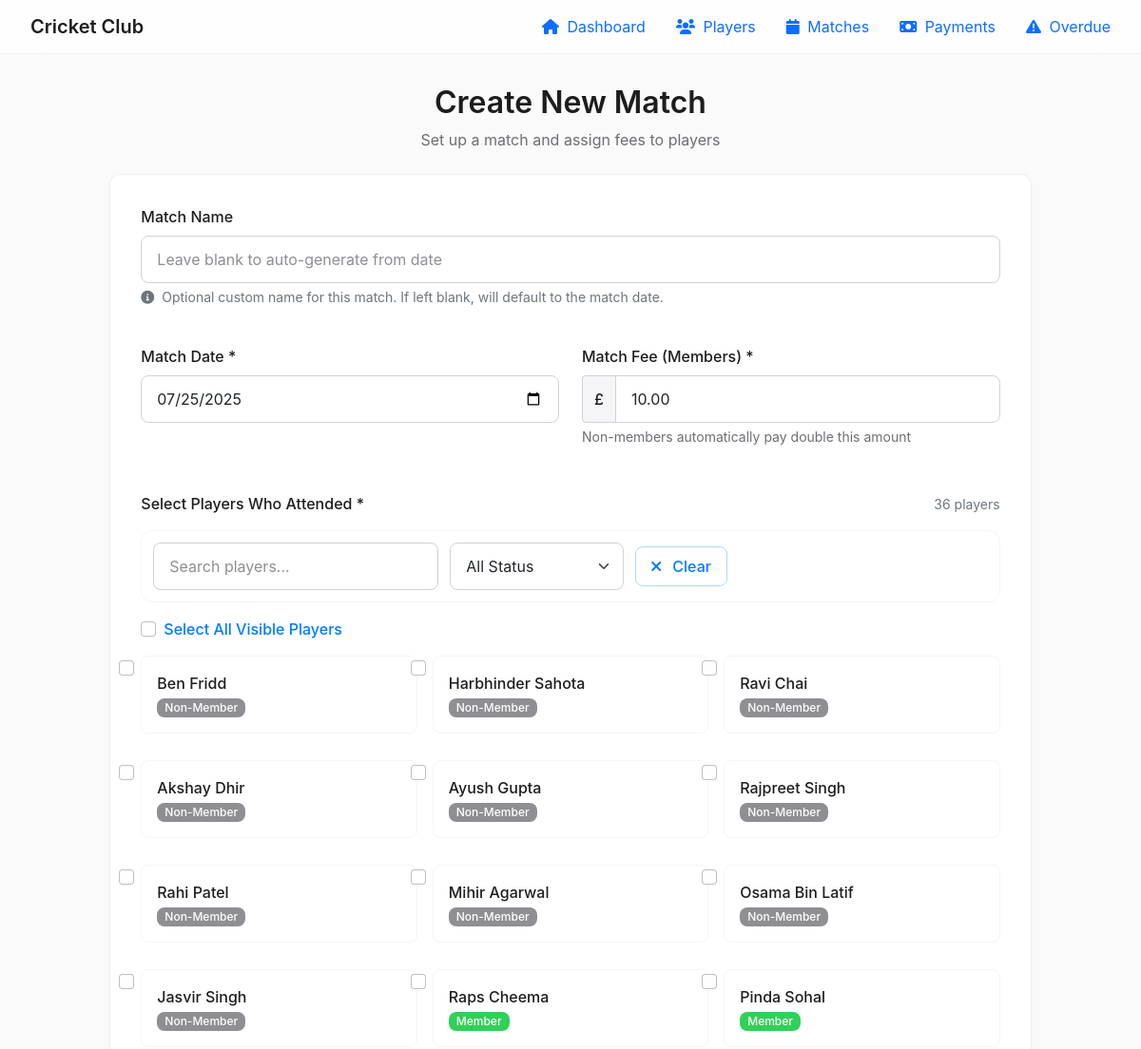
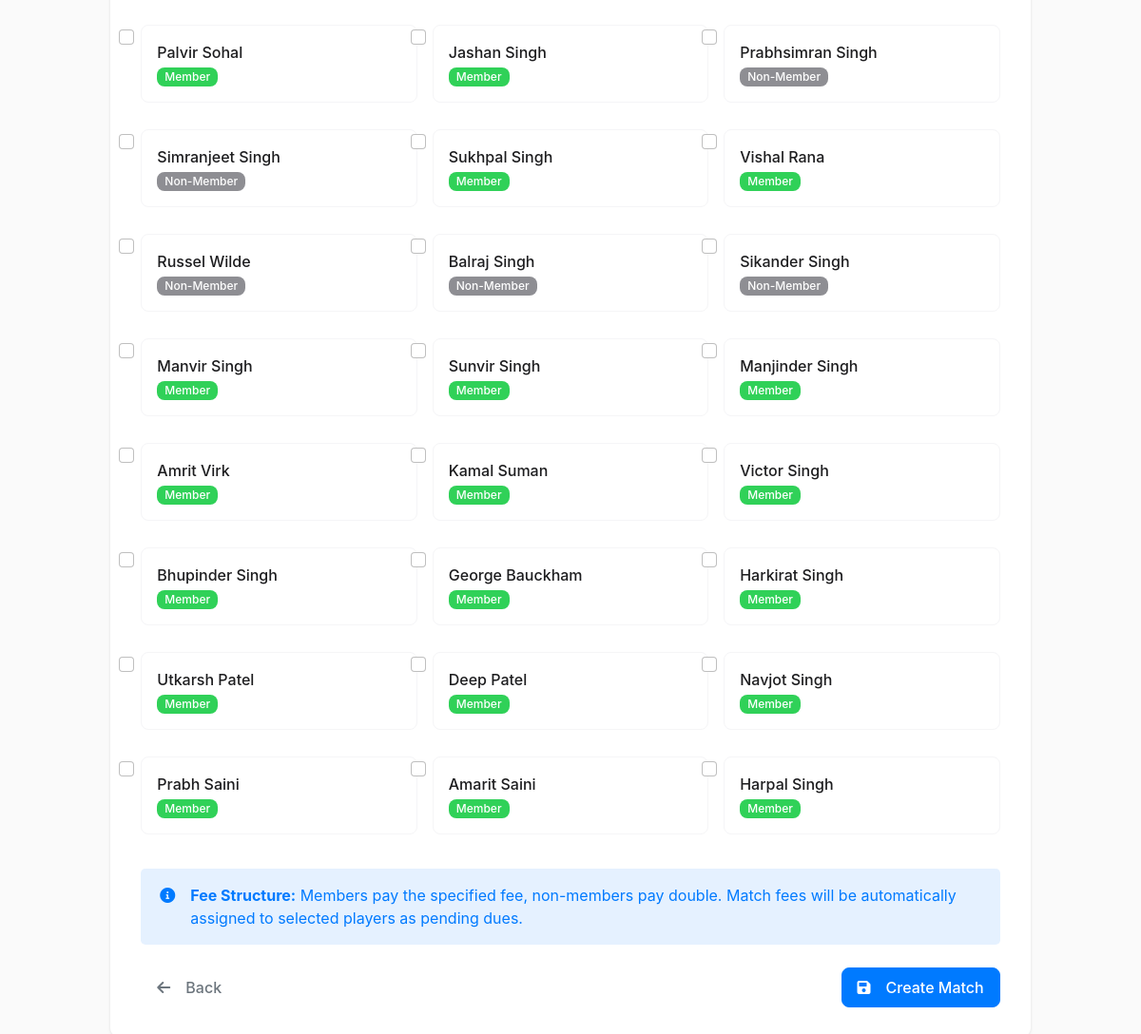
The page /matches/create on the database its author committed (2 pictures, top to bottom).
### app.py (models this page shows, shortened)
class Player(db.Model):
    id = db.Column(db.Integer, primary_key=True)
    name = db.Column(db.String(100), nullable=False)
    is_member = db.Column(db.Boolean, default=True)
    contact_info = db.Column(db.String(200))
    membership_fee = db.Column(db.Float, default=200.0)  # Standard membership fee for all members
    historical_match_fees_owed = db.Column(db.Float, default=0.0)  # Historical match fees owed from imports
    membership_status = db.Column(db.String(50), default='Paid')  # Unpaid, Part Paid, Paid, Sponsorship
    payments = db.relationship('Payment', backref='player', lazy=True, cascade='all, delete-orphan')
    attendances = db.relationship('MatchAttendance', backref='player', lazy=True, cascade='all, delete-orphan')

### app.py (the view, shortened to what this page needs)
@app.route('/matches/create', methods=['GET', 'POST'])
def create_match():
    players = Player.query.order_by(Player.id.desc()).all()
    today = date.today().strftime('%Y-%m-%d')
    return render_template('create_match.html', players=players, today=today)

### templates/create_match.html (shortened to what this page needs)
{% extends "base.html" %}
{% block content %}
<div class="row justify-content-center">
    <div class="col-md-10">
        <div class="text-center mb-4">
            <h1 style="font-weight: 600; font-size: 2rem; color: #1d1d1f; margin-bottom: 8px;">Create New Match</h1>
            <p style="color: #6e6e73;">Set up a match and assign fees to players</p>
        </div>
        <div class="card">
            <div class="card-body" style="padding: 32px;">
                <form method="POST">
                    <div class="row g-4 mb-5">
                        <div class="col-md-12 mb-3">
                            <label for="name" class="form-label"
                                style="font-weight: 500; color: #1d1d1f; margin-bottom: 8px;">Match Name</label>
                            <input type="text" class="form-control" id="name" name="name"
                                placeholder="Leave blank to auto-generate from date">
                            <div class="form-text">
                                <i class="fas fa-info-circle me-1"></i>
                                Optional custom name for this match. If left blank, will default to the match date.
                            </div>
                        </div>
                        <div class="col-md-6">
                            <label for="date" class="form-label"
                                style="font-weight: 500; color: #1d1d1f; margin-bottom: 8px;">Match Date *</label>
                            <input type="date" class="form-control" id="date" name="date" value="{{ today }}" required>
                        </div>
                        <div class="col-md-6">
                            <label for="fee" class="form-label"
                                style="font-weight: 500; color: #1d1d1f; margin-bottom: 8px;">Match Fee (Members)
                                *</label>
                            <div class="input-group">
                                <span class="input-group-text"
                                    style="background: #f5f5f7; border-color: #d2d2d7; color: #1d1d1f; font-weight: 500;">&pound;</span>
                                <input type="number" class="form-control" id="fee" name="fee" value="10.00" step="0.01"
                                    min="0" required>
                            </div>
                            <div style="color: #6e6e73; font-size: 0.875rem; margin-top: 4px;">
                                Non-members automatically pay double this amount
                            </div>
                        </div>
                    </div>
                    <div class="mb-4">
                        <div class="d-flex justify-content-between align-items-center mb-3">
                            <label class="form-label mb-0" style="font-weight: 500; color: #1d1d1f;">
                                Select Players Who Attended *
                            </label>
                            <span class="player-counter text-secondary text-sm">{{ players|length }} players</span>
                        </div>
                        <div class="player-filter mb-3">
                            <div>
                                <input type="text" class="form-control player-filter-input" placeholder="Search players..."
                                       aria-label="Search players">
                            </div>
                            <div>
                                <select class="form-select player-filter-select" aria-label="Filter by status">
                                    <option value="all">All Status</option>
                                </select>
                            </div>
                            <button type="button" class="btn btn-outline-primary btn-sm" onclick="clearPlayerFilters()">
                                <i class="fas fa-times me-1"></i> Clear
                            </button>
                        </div>
                        <div class="mb-3">
                            <div class="form-check">
                                <input class="form-check-input" type="checkbox" id="select_all">
                                <label class="form-check-label" for="select_all"
                                    style="font-weight: 500; color: #007aff;">
                                    Select All Visible Players
                                </label>
                            </div>
                        </div>
                        <div class="player-grid-container">
                            <div class="row g-3" id="playersGrid">
                                {% for player in players %}
                                <div class="col-md-4 player-card-item" data-player-name="{{ player.name|lower }}"
                                     data-player-status="{% if player.is_member %}member{% else %}non-member{% endif %}">
                                    <div class="form-check player-card">
                                        <input class="form-check-input player-checkbox" type="checkbox"
                                            id="player_{{ player.id }}" name="players" value="{{ player.id }}">
                                        <label class="form-check-label w-100 player-card-content" for="player_{{ player.id }}">
                                            <div class="player-name">{{ player.name }}</div>
                                            {% if player.is_member %}
                                            <small class="badge badge-member">Member</small>
                                            {% else %}
                                            <small class="badge badge-non-member">Non-Member</small>
                                            {% endif %}
                                        </label>
                                    </div>
                                </div>
                                {% endfor %}
                            </div>
                        </div>
                    </div>
                    <div class="alert border-0 rounded-3 mb-4"
                        style="background: rgba(0, 122, 255, 0.1); color: #007aff; padding: 16px 20px;">
                        <div class="d-flex align-items-start">
                            <i class="fas fa-info-circle me-3 mt-1"></i>
                            <div>
                                <strong>Fee Structure:</strong> Members pay the specified fee, non-members pay double.
                                Match fees will be automatically assigned to selected players as pending dues.
                            </div>
                        </div>
                    </div>
                    <div class="d-flex justify-content-between align-items-center">
                        <a href="{{ url_for('matches') }}" class="btn btn-outline-secondary">
                            <i class="fas fa-arrow-left me-2"></i> Back
                        </a>
                        <button type="submit" class="btn btn-primary">
                            <i class="fas fa-save me-2"></i> Create Match
                        </button>
                    </div>
                </form>
            </div>
        </div>
    </div>
</div>
{% endblock %}

### rows shown on the page
Player: name "Ben Fridd", is_member "Non-Member"
Player: name "Harbhinder Sahota", is_member "Non-Member"
Player: name "Ravi Chai", is_member "Non-Member"
Player: name "Akshay Dhir", is_member "Non-Member"
Player: name "Ayush Gupta", is_member "Non-Member"
Player: name "Rajpreet Singh", is_member "Non-Member"
Player: name "Rahi Patel", is_member "Non-Member"
Player: name "Mihir Agarwal", is_member "Non-Member"
Player: name "Osama Bin Latif", is_member "Non-Member"
Player: name "Jasvir Singh", is_member "Non-Member"
Player: name "Raps Cheema", is_member "Member"
Player: name "Pinda Sohal", is_member "Member"
Player: name "Palvir Sohal", is_member "Member"
Player: name "Jashan Singh", is_member "Member"
Player: name "Prabhsimran Singh", is_member "Non-Member"
Player: name "Simranjeet Singh", is_member "Non-Member"
Player: name "Sukhpal Singh", is_member "Member"
Player: name "Vishal Rana", is_member "Member"
Player: name "Russel Wilde", is_member "Non-Member"
Player: name "Balraj Singh", is_member "Non-Member"
Player: name "Sikander Singh", is_member "Non-Member"
Player: name "Manvir Singh", is_member "Member"
Player: name "Sunvir Singh", is_member "Member"
Player: name "Manjinder Singh", is_member "Member"
Player: name "Amrit Virk", is_member "Member"
Player: name "Kamal Suman", is_member "Member"
Player: name "Victor Singh", is_member "Member"
Player: name "Bhupinder Singh", is_member "Member"
Player: name "George Bauckham", is_member "Member"
Player: name "Harkirat Singh", is_member "Member"
Player: name "Utkarsh Patel", is_member "Member"
Player: name "Deep Patel", is_member "Member"
Player: name "Navjot Singh", is_member "Member"
Player: name "Prabh Saini", is_member "Member"
Player: name "Amarit Saini", is_member "Member"
Player: name "Harpal Singh", is_member "Member"
